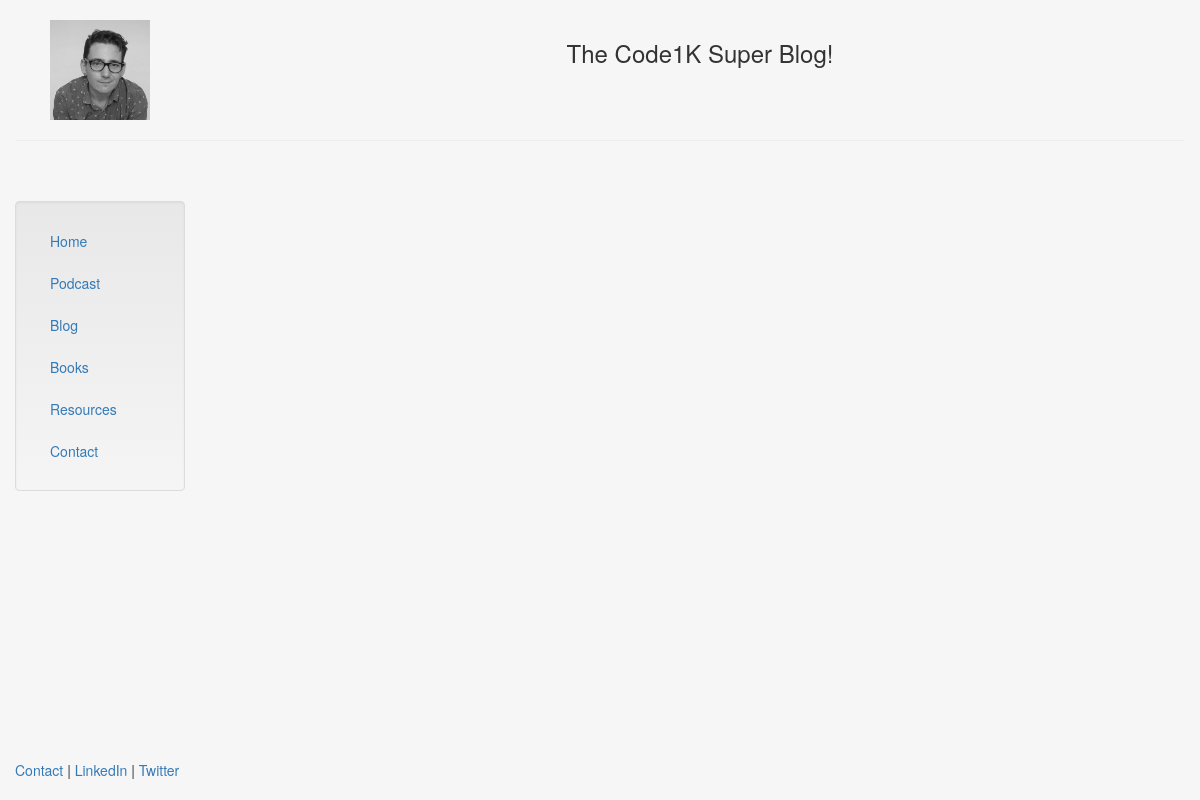
The page /blog/ on the database as committed earlier.
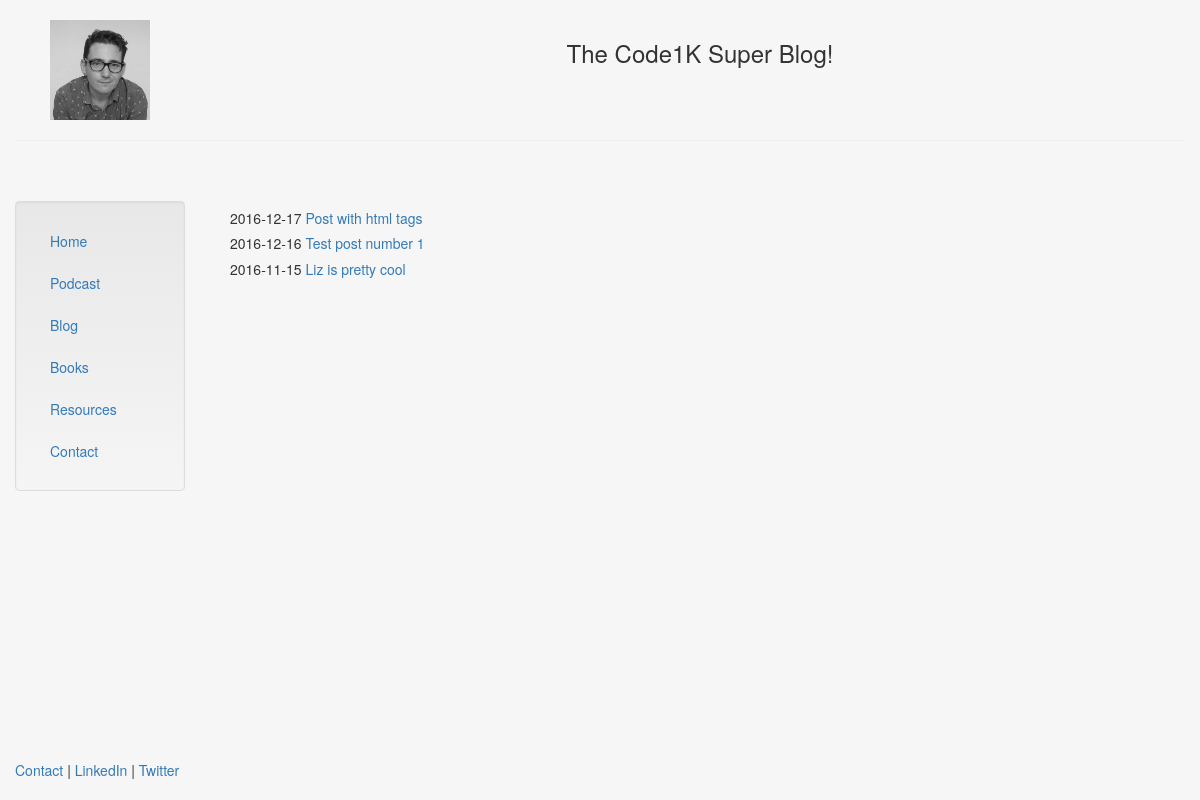
The same page on the database as committed later.
### blog/models.py (models this page shows, shortened)
class Post(models.Model):
    title =  models.CharField(max_length=140)
    body = models.TextField()
    date = models.DateTimeField()

### blog/templates/blog/blog.html (shortened to what this page needs)
{% extends "homepage/basic.html" %}
{% block headline %}
The Code1K Super Blog!
{% endblock %}
{% block content %}
  {% for post in object_list %}
    <h5>{{ post.date|date:"Y-m-d" }}<a href=
      "/blog/{{post.id}}"> {{post.title}}</a></h5>
  {% endfor %}
{% endblock %}

### homepage/templates/homepage/basic.html (shortened to what this page needs)
<!DOCTYPE html>
<html lang="en">
<head>
  <link rel="stylesheet" href="//maxcdn.bootstrapcdn.com/bootstrap/3.2.0/css/bootstrap.min.css">
  <link rel="stylesheet" href="//maxcdn.bootstrapcdn.com/bootstrap/3.2.0/css/bootstrap-theme.min.css">
</head>
<body class="body" style="background-color:#f6f6f6">
  <div class="container-fluid" style="min-height:95%; ">
    <div class="row">
      <div class="col-sm-2">
        <br>
        <center>
          {% load staticfiles %}
          <img src="{% static 'homepage/img/profile.jpg' %}" class="responsive-img" style='max-height:100px;' alt="This is me!">
        </center>
      </div>
      <div class="col-sm-10">
        <br>
        <center>
          <h3>
          {% block headline %}
          {% endblock %}
          </h3>
        </center>
      </div>
    </div><hr>
    <div class="row">
      <div class="col-sm-2">
      <br>
      <br>
          <div class="well bs-sidebar" id="sidbar" style="background-color:#fff">
            <ul class="nav nav-pills nav-stacked">
              <li><a href='/'>Home</a></li>
              <li><a href='/podcast'>Podcast</a></li>
              <li><a href='/blog'>Blog</a></li>
              <li><a href='/books'>Books</a></li>
              <li><a href='/resources'>Resources</a></li>
              <li><a href='/contact'>Contact</a></li>
            </ul>
          </div>
      </div>
      <div class="col-sm-10">
        <div class='container-fluid'>
        <br><br>
          {% block content %}
          {% endblock %}
        </div>
      </div>
    </div>
  </div>
  <footer>
    <div class="containter-fluid" style='margin-left:15px'>
      <p><a href="/contact/">Contact</a> | <a href="https://au.linkedin.com/in/timbeaubennett" target="blank">LinkedIn</a> | <a href="https://twitter.com/timbeaubennett" target="blank">Twitter</a></p>
    </div>
  </footer>
</body>
</html>

### homepage/templates/homepage/basic.html (style rules this page uses)
html, body { height:100% }

Rows that differ between the two databases and show on the page:
added Post: date "2016-12-17", title "Post with html tags"
added Post: date "2016-12-16", title "Test post number 1"
added Post: date "2016-11-15", title "Liz is pretty cool"
